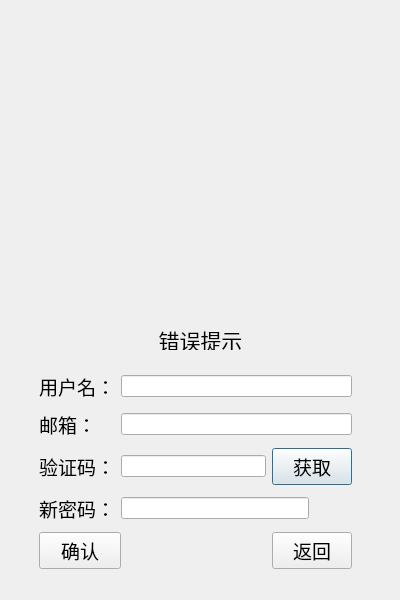
<?xml version="1.0" encoding="UTF-8"?>
<ui version="4.0">
 <class>ResetDialog</class>
 <widget class="QDialog" name="ResetDialog">
  <property name="geometry">
   <rect>
    <x>0</x>
    <y>0</y>
    <width>400</width>
    <height>600</height>
   </rect>
  </property>
  <property name="minimumSize">
   <size>
    <width>400</width>
    <height>600</height>
   </size>
  </property>
  <property name="maximumSize">
   <size>
    <width>400</width>
    <height>600</height>
   </size>
  </property>
  <property name="windowTitle">
   <string>Dialog</string>
  </property>
  <widget class="QFrame" name="frame">
   <property name="geometry">
    <rect>
     <x>30</x>
     <y>360</y>
     <width>331</width>
     <height>221</height>
    </rect>
   </property>
   <property name="frameShape">
    <enum>QFrame::NoFrame</enum>
   </property>
   <property name="frameShadow">
    <enum>QFrame::Raised</enum>
   </property>
   <layout class="QGridLayout" name="gridLayout">
    <item row="0" column="0">
     <widget class="QLabel" name="lab_user">
      <property name="font">
       <font>
        <family>方正水黑简体</family>
        <pointsize>14</pointsize>
       </font>
      </property>
      <property name="text">
       <string>用户名：</string>
      </property>
     </widget>
    </item>
    <item row="0" column="1" colspan="4">
     <widget class="QLineEdit" name="user_edit"/>
    </item>
    <item row="1" column="0">
     <widget class="QLabel" name="lab_email">
      <property name="font">
       <font>
        <family>方正水黑简体</family>
        <pointsize>14</pointsize>
       </font>
      </property>
      <property name="text">
       <string>邮箱：</string>
      </property>
     </widget>
    </item>
    <item row="1" column="1" colspan="4">
     <widget class="QLineEdit" name="email_edit"/>
    </item>
    <item row="2" column="0">
     <widget class="QLabel" name="lab_verifycode">
      <property name="font">
       <font>
        <family>方正水黑简体</family>
        <pointsize>14</pointsize>
       </font>
      </property>
      <property name="text">
       <string>验证码：</string>
      </property>
     </widget>
    </item>
    <item row="2" column="1" colspan="2">
     <widget class="QLineEdit" name="verifycode_edit"/>
    </item>
    <item row="2" column="3" colspan="2">
     <widget class="TimerBtn" name="btn_verifycode">
      <property name="maximumSize">
       <size>
        <width>80</width>
        <height>16777215</height>
       </size>
      </property>
      <property name="font">
       <font>
        <family>方正水黑简体</family>
        <pointsize>14</pointsize>
       </font>
      </property>
      <property name="text">
       <string>获取</string>
      </property>
     </widget>
    </item>
    <item row="3" column="0">
     <widget class="QLabel" name="lab_pwd">
      <property name="font">
       <font>
        <family>方正水黑简体</family>
        <pointsize>14</pointsize>
       </font>
      </property>
      <property name="text">
       <string>新密码：</string>
      </property>
     </widget>
    </item>
    <item row="3" column="1" colspan="3">
     <widget class="QLineEdit" name="newpwd_edit"/>
    </item>
    <item row="3" column="4">
     <widget class="ClickedLabel" name="newpwd_visible">
      <property name="maximumSize">
       <size>
        <width>50</width>
        <height>16777215</height>
       </size>
      </property>
      <property name="text">
       <string/>
      </property>
      <property name="alignment">
       <set>Qt::AlignCenter</set>
      </property>
     </widget>
    </item>
    <item row="4" column="0" colspan="2">
     <widget class="QPushButton" name="btn_sure">
      <property name="font">
       <font>
        <family>方正水黑简体</family>
        <pointsize>14</pointsize>
       </font>
      </property>
      <property name="text">
       <string>确认</string>
      </property>
     </widget>
    </item>
    <item row="4" column="2">
     <spacer name="horizontalSpacer_2">
      <property name="orientation">
       <enum>Qt::Horizontal</enum>
      </property>
      <property name="sizeHint" stdset="0">
       <size>
        <width>122</width>
        <height>20</height>
       </size>
      </property>
     </spacer>
    </item>
    <item row="4" column="3" colspan="2">
     <widget class="QPushButton" name="btn_return">
      <property name="font">
       <font>
        <family>方正水黑简体</family>
        <pointsize>14</pointsize>
       </font>
      </property>
      <property name="text">
       <string>返回</string>
      </property>
     </widget>
    </item>
   </layout>
  </widget>
  <widget class="QLabel" name="lab_error_tip">
   <property name="geometry">
    <rect>
     <x>0</x>
     <y>330</y>
     <width>401</width>
     <height>20</height>
    </rect>
   </property>
   <property name="font">
    <font>
     <family>方正水黑简体</family>
     <pointsize>16</pointsize>
    </font>
   </property>
   <property name="text">
    <string>错误提示</string>
   </property>
   <property name="alignment">
    <set>Qt::AlignCenter</set>
   </property>
  </widget>
  <widget class="QLabel" name="lab_photo">
   <property name="geometry">
    <rect>
     <x>2</x>
     <y>4</y>
     <width>391</width>
     <height>311</height>
    </rect>
   </property>
   <property name="text">
    <string/>
   </property>
   <property name="alignment">
    <set>Qt::AlignCenter</set>
   </property>
  </widget>
 </widget>
 <customwidgets>
  <customwidget>
   <class>ClickedLabel</class>
   <extends>QLabel</extends>
   <header>clickedlabel.h</header>
  </customwidget>
  <customwidget>
   <class>TimerBtn</class>
   <extends>QPushButton</extends>
   <header>timerbtn.h</header>
  </customwidget>
 </customwidgets>
 <resources/>
 <connections/>
</ui>
